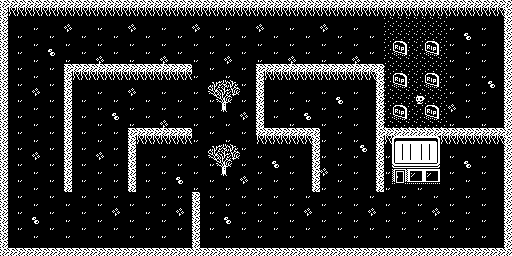

This game map was drawn from its Tiled (.tmx) file and the tilesets committed beside it. A one-line description and the full map source follow:
An orthogonal 8x4 tile map with 64x64 px tiles, 1 tile layer (LEVEL 24), 31 hidden layers not drawn.

<map version="1.0" tiledversion="1.0.2" orientation="orthogonal" renderorder="right-down" width="8" height="4" tilewidth="64" tileheight="64" nextobjectid="1">
 <tileset firstgid="1" name="blockset" tilewidth="64" tileheight="64" tilecount="16" columns="4">
  <image source="blockset.png" width="256" height="256" />
 </tileset>
 <layer name="LEVEL00" width="8" height="4" visible="0">
  <data encoding="csv">
1,2,2,2,2,2,2,3,
4,10,6,16,5,16,16,6,
4,10,6,5,5,5,5,6,
7,8,9,8,8,8,8,9
</data>
 </layer>
 <layer name="LEVEL01" width="8" height="4" visible="0">
  <data encoding="csv">
1,2,2,2,2,2,2,3,
4,6,16,16,4,10,10,15,
1,3,5,8,1,2,5,6,
7,8,8,8,8,8,8,9
</data>
 </layer>
 <layer name="LEVEL02" width="8" height="4" visible="0">
  <data encoding="csv">
1,2,2,2,2,2,2,3,
4,6,16,16,5,16,16,15,
1,3,5,5,5,5,5,15,
7,8,8,8,8,8,8,9
</data>
 </layer>
 <layer name="LEVEL03" width="8" height="4" visible="0">
  <data encoding="csv">
1,12,12,12,2,2,2,3,
4,14,11,14,1,16,3,6,
4,14,11,11,7,5,9,6,
7,13,13,13,8,8,8,9
</data>
 </layer>
 <layer name="LEVEL04" width="8" height="4" visible="0">
  <data encoding="csv">
1,16,2,12,12,2,16,3,
4,10,4,14,14,6,10,6,
4,10,1,12,12,3,10,6,
7,8,8,13,13,8,8,9
</data>
 </layer>
 <layer name="LEVEL05" width="8" height="4" visible="0">
  <data encoding="csv">
1,2,2,2,2,2,2,3,
4,14,4,16,1,3,14,15,
4,11,7,8,4,15,14,15,
7,13,13,13,8,8,8,9
</data>
 </layer>
 <layer name="LEVEL06" width="8" height="4" visible="0">
  <data encoding="csv">
1,16,2,3,2,2,16,3,
4,5,10,5,5,5,10,15,
1,2,2,5,10,2,2,3,
7,8,8,9,8,8,8,9
</data>
 </layer>
 <layer name="LEVEL07" width="8" height="4" visible="0">
  <data encoding="csv">
1,2,2,2,2,2,2,3,
4,16,3,5,5,1,16,6,
4,5,9,12,12,7,5,6,
7,8,8,8,8,8,8,9
</data>
 </layer>
 <layer name="LEVEL08" width="8" height="4" visible="0">
  <data encoding="csv">
1,2,2,2,2,2,2,3,
4,16,2,5,3,5,3,6,
4,10,5,7,9,5,9,6,
7,8,8,8,8,8,8,9
</data>
 </layer>
 <layer name="LEVEL09" width="8" height="4" visible="0">
  <data encoding="csv">
1,2,2,2,2,2,2,3,
4,1,2,16,16,2,10,6,
4,10,8,8,8,8,9,6,
7,8,8,8,8,8,8,9
</data>
 </layer>
 <layer name="LEVEL10" width="8" height="4" visible="0">
  <data encoding="csv">
1,3,16,3,16,3,16,3,
4,5,5,15,5,5,5,15,
4,15,5,5,5,15,5,6,
7,9,8,9,8,9,8,9
</data>
 </layer>
 <layer name="LEVEL11" width="8" height="4" visible="0">
  <data encoding="csv">
1,1,2,2,2,2,2,3,
4,2,16,4,16,1,16,6,
4,7,8,4,5,7,8,15,
7,8,8,8,8,7,8,9
</data>
 </layer>
 <layer name="LEVEL12" width="8" height="4" visible="0">
  <data encoding="csv">
1,1,2,2,2,2,2,3,
4,4,16,7,9,16,3,6,
4,7,8,8,8,8,9,6,
7,8,8,8,8,8,8,9
</data>
 </layer>
 <layer name="LEVEL13" width="8" height="4" visible="0">
  <data encoding="csv">
1,16,1,16,1,16,2,3,
4,5,4,5,4,5,5,6,
4,2,4,5,5,3,11,15,
7,8,8,8,7,9,13,9
</data>
 </layer>
 <layer name="LEVEL14" width="8" height="4" visible="0">
  <data encoding="csv">
1,2,2,2,2,2,2,3,
7,9,16,2,16,3,10,15,
4,5,5,8,8,9,10,15,
7,8,8,8,8,8,8,9
</data>
 </layer>
 <layer name="LEVEL15" width="8" height="4" visible="0">
  <data encoding="csv">
1,16,1,16,1,16,1,3,
4,8,4,8,4,8,4,15,
4,10,5,10,5,10,5,15,
7,8,8,8,8,8,8,9
</data>
 </layer>
 <layer name="LEVEL 16" width="8" height="4" visible="0">
  <data encoding="csv">
1,12,12,12,12,12,16,3,
4,11,11,10,10,11,14,15,
4,11,11,10,10,11,14,15,
7,13,13,13,13,13,13,9
</data>
 </layer>
 <layer name="LEVEL 17" width="8" height="4" visible="0">
  <data encoding="csv">
1,3,2,3,2,12,16,3,
4,4,6,6,6,11,11,6,
4,15,15,10,15,11,1,6,
7,9,8,9,8,13,7,9
</data>
 </layer>
 <layer name="LEVEL 18" width="8" height="4" visible="0">
  <data encoding="csv">
1,1,2,2,2,2,1,3,
4,4,4,15,2,2,2,6,
4,5,16,16,5,1,10,3,
7,7,8,8,8,7,8,9
</data>
 </layer>
 <layer name="LEVEL 19" width="8" height="4" visible="0">
  <data encoding="csv">
1,12,1,2,2,3,16,3,
4,2,3,10,10,1,5,15,
4,5,2,10,10,2,5,6,
7,13,7,8,8,9,13,9
</data>
 </layer>
 <layer name="LEVEL 20" width="8" height="4" visible="0">
  <data encoding="csv">
1,16,16,16,16,16,16,3,
4,5,5,5,5,5,5,6,
4,16,16,16,10,16,16,3,
7,8,8,8,8,8,8,9
</data>
 </layer>
 <layer name="LEVEL 21" width="8" height="4" visible="0">
  <data encoding="csv">
1,2,2,2,2,2,2,3,
4,10,10,10,10,10,10,6,
4,10,10,10,10,10,10,6,
7,8,8,8,8,8,8,9
</data>
 </layer>
 <layer name="LEVEL 22" width="8" height="4" visible="0">
  <data encoding="csv">
1,2,2,2,2,2,16,3,
4,15,5,5,5,4,10,6,
4,15,12,12,4,1,16,3,
7,8,13,13,7,8,8,9
</data>
 </layer>
 <layer name="LEVEL 23" width="8" height="4" visible="0">
  <data encoding="csv">
1,2,2,2,2,2,12,3,
4,4,16,2,16,3,11,6,
4,1,16,2,16,3,11,6,
7,7,8,8,8,8,13,9
</data>
 </layer>
 <layer name="LEVEL 24" width="8" height="4">
  <data encoding="csv">
1,2,2,2,2,2,12,3,
4,1,2,10,1,3,11,6,
4,4,1,10,3,6,16,3,
7,8,8,7,8,8,8,9
</data>
 </layer>
 <layer name="LEVEL 25" width="8" height="4" visible="0">
  <data encoding="csv">
1,12,12,16,12,12,12,3,
4,11,11,14,11,11,11,6,
4,11,11,14,11,11,11,6,
7,13,13,13,13,13,13,9
</data>
 </layer>
 <layer name="LEVEL 26" width="8" height="4" visible="0">
  <data encoding="csv">
1,16,1,16,2,2,2,3,
4,5,4,10,15,14,4,6,
4,2,1,2,3,14,1,3,
7,8,8,7,8,8,8,9
</data>
 </layer>
 <layer name="LEVEL 27" width="8" height="4" visible="0">
  <data encoding="csv">
1,2,16,2,2,2,2,3,
4,4,5,5,10,10,10,6,
4,2,2,4,2,16,2,6,
7,8,8,8,8,8,9,9
</data>
 </layer>
 <layer name="LEVEL 28" width="8" height="4" visible="0">
  <data encoding="csv">
1,2,2,12,12,1,2,3,
4,10,15,11,11,16,10,15,
4,10,15,11,11,14,10,15,
7,8,8,13,13,8,8,9
</data>
 </layer>
 <layer name="LEVEL 29" width="8" height="4" visible="0">
  <data encoding="csv">
1,3,12,12,3,16,2,3,
4,2,14,14,1,5,15,6,
1,5,3,2,3,2,3,6,
7,9,8,9,8,9,8,9
</data>
 </layer>
 <layer name="LEVEL 30" width="8" height="4" visible="0">
  <data encoding="csv">
1,2,2,3,2,2,2,3,
4,2,2,2,2,2,3,6,
4,2,16,2,2,16,2,6,
7,8,8,9,8,8,8,9
</data>
 </layer>
 <layer name="LEVEL 31" width="8" height="4" visible="0">
  <data encoding="csv">
1,1,16,2,1,12,1,3,
4,4,12,4,12,14,3,6,
4,7,12,4,16,4,3,15,
7,8,8,8,8,7,8,9
</data>
 </layer>
</map>
